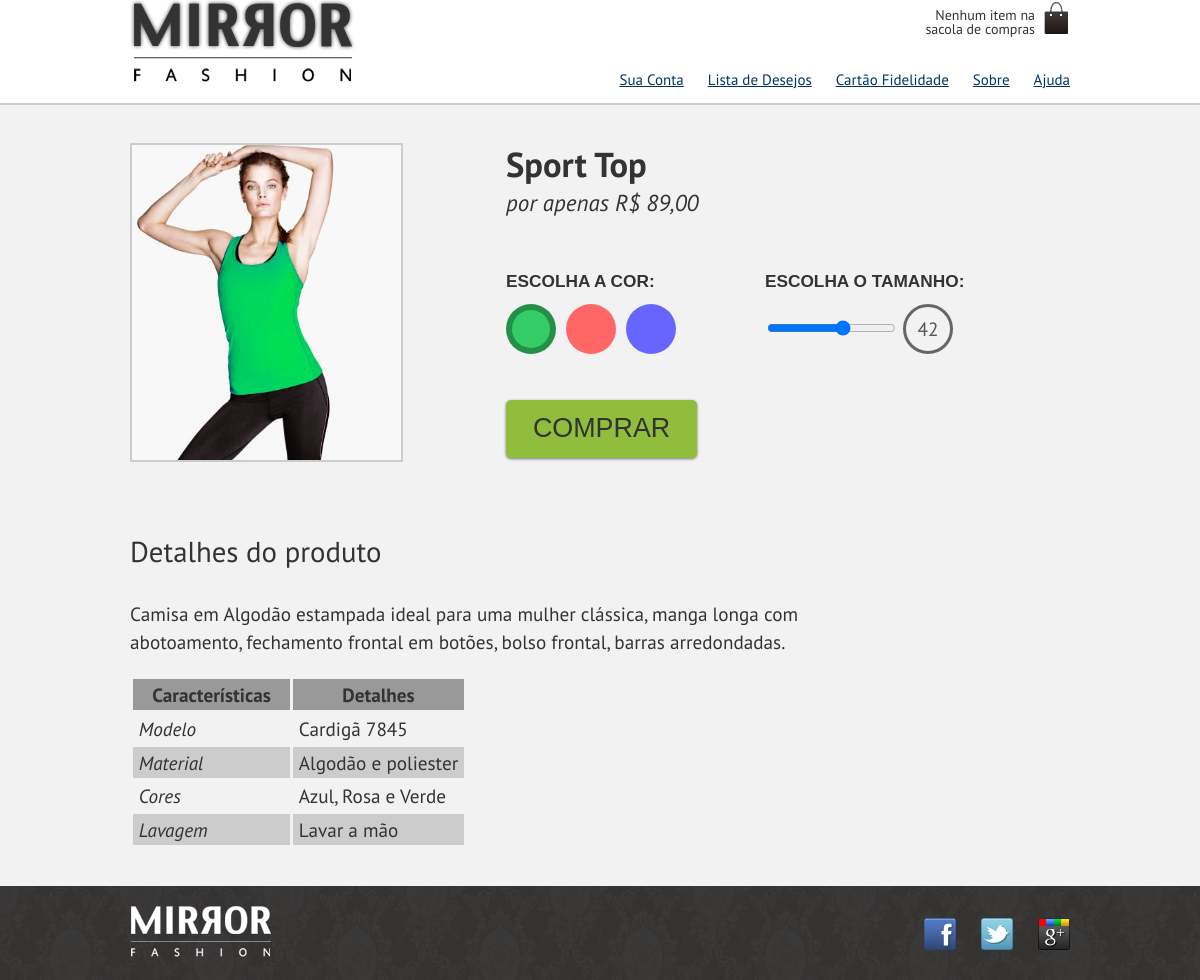
The app's page /produto.php?id=5 with its own data.
### tables this page shows
CREATE TABLE IF NOT EXISTS `produtos` (
  `id` int(11) NOT NULL AUTO_INCREMENT,
  `nome` varchar(255) DEFAULT NULL,
  `preco` varchar(45) DEFAULT NULL,
  `descricao` text,
  `data` date DEFAULT NULL,
  `vendas` int(11) DEFAULT NULL,
  PRIMARY KEY (`id`)
);

### produto.php (the view, shortened to what this page needs)
<?php
require_once("connection.php");
$dados = mysqli_query($con, "SELECT * FROM produtos WHERE id = $_GET[id]");
$produto = mysqli_fetch_array($dados);
$cabecalho_css = "<link rel='stylesheet' href='css/produto.css'>";
include("cabecalho.php");
?>
<div class="produto-back">
   <div class="container">
      <div class="produto">
         <h2><?= $produto["nome"] ?></h2>
         <p>por apenas <?= $produto["preco"] ?></p>
         <form action="checkout.php" method="post">
            <fieldset class="cores">
               <legend>Escolha a cor:</legend>
               <label for="verde">
                  <img src="img/produtos/foto<?= $produto["id"] ?>-verde.png" alt="verde">
               </label>
            </fieldset>
            <fieldset class="tamanhos">
               <legend>Escolha o tamanho:</legend>
               <input type="range" name="tamanho" id="tamanho"
                  min="36" max="46" value="42" step="2">
               <output for="tamanho" name="valortamanho">42</output>
            </fieldset>
            <input type="submit" value="Comprar" class="comprar">
         </form>
      </div>
      <div class="detalhes">
         <h3>Detalhes do produto</h3>
         <p><?= $produto["descricao"] ?></p>
         <table>
            <thead>
               <tr>
                  <th>Características</th>
                  <th>Detalhes</th>
               </tr>
            </thead>
            <tbody>
               <tr>
                  <td>Modelo</td>
                  <td>Cardigã 7845</td>
               </tr>
               <tr>
                  <td>Material</td>
                  <td>Algodão e poliester</td>
               </tr>
               <tr>
                  <td>Cores</td>
                  <td>Azul, Rosa e Verde</td>
               </tr>
               <tr>
                  <td>Lavagem</td>
                  <td>Lavar a mão</td>
               </tr>
            </tbody>
         </table>
      </div>
   </div>
</div>
<?php include("rodape.php"); ?>

### css/estilos.css (style rules this page uses)
body { color: #333; font-family: "PT Sans", sans-serif; }
.container { width: 940px; margin: 0 auto; }
.tamanhos output { display: inline-block; height: 44px; width: 44px; line-height: 44px; text-align: center; border: 3px solid #666; border-radius: 50%; color: #555; }

### css/produto.css (style rules this page uses)
.produto-back { background-color: #f2f2f2; margin-top: 1em; border-top: 2px solid #ccc; }
.produto { color: #333; line-height: 1.3; margin-top: 2em; }
.produto h2 { font-size: 1.8em; font-weight: bold; }
.produto p { font-size: 1.2em; font-style: italic; margin-bottom: 1em; }
.produto legend { display: block; text-transform: uppercase; font: bold 0.9em/2.5 Arial; }
.cores { position: relative; padding-top: 90px; }
.cores label img { display: block; max-width: 100%; border: 2px solid #ccc; }
.cores label::after { content: ''; display: block; width: 50px; height: 50px; border-radius: 50%; box-sizing: border-box; position: absolute; top: 30px; border: 6px solid rgba(0, 0, 0, 0); transition: 1s; }
.cores input:checked+label::after { border: 6px solid rgba(0, 0, 0, 0.3); }
label[for="verde"]::after { background-color: #3c6; left: 0; }
.comprar { background: #91bd3c; border: none; color: #333; font-size: 1.4em; text-transform: uppercase; box-shadow: 0 1px 3px #777; display: block; padding: 0.5em 1em; margin: 1em 0; border-radius: 5px; }
.detalhes { padding: 2em 0; }
.detalhes h3 { font-size: 1.5em; line-height: 2; }
.detalhes p { margin: 1em 0; font-size: 1em; line-height: 1.5; max-width: 36em; }
table { border-spacing: 0.2em; border-collapse: separate; }
thead { background-color: #999; }
thead th { font-weight: bold; text-align: center; padding: 0.3em 1em; }
td { padding: 0.3em; }
tr:nth-child(2n) { background-color: #ccc; }
td:first-child { font-style: italic; }
@media (min-width: 500px) { .detalhes { font-size: 1.2em; } }
@media (min-width: 630px) { .produto { position: relative; padding-left: 40%; font-size: 1.2em; } }
@media (min-width: 630px) { .cores { position: static; padding: 0; } }
@media (min-width: 630px) { .cores legend { position: static; } }
@media (min-width: 630px) { .cores label img { position: absolute; top: 0; left: 0; max-width: 35%; max-height: 100%; } }
@media (min-width: 630px) { .cores label::after { position: static; float: left; margin-right: 10px; } }
@media (min-width: 630px) { fieldset { display: inline-block; vertical-align: top; margin: 1em 0; min-width: 200px; width: 45%; } }

### records on screen
produtos: nome "Sport Top", preco "R$ 89,00", descricao "Camisa em Algodão estampada ideal para uma mulher clássica, manga longa com abotoamento, fechamento frontal em botões, bolso frontal, barras arredondadas."
